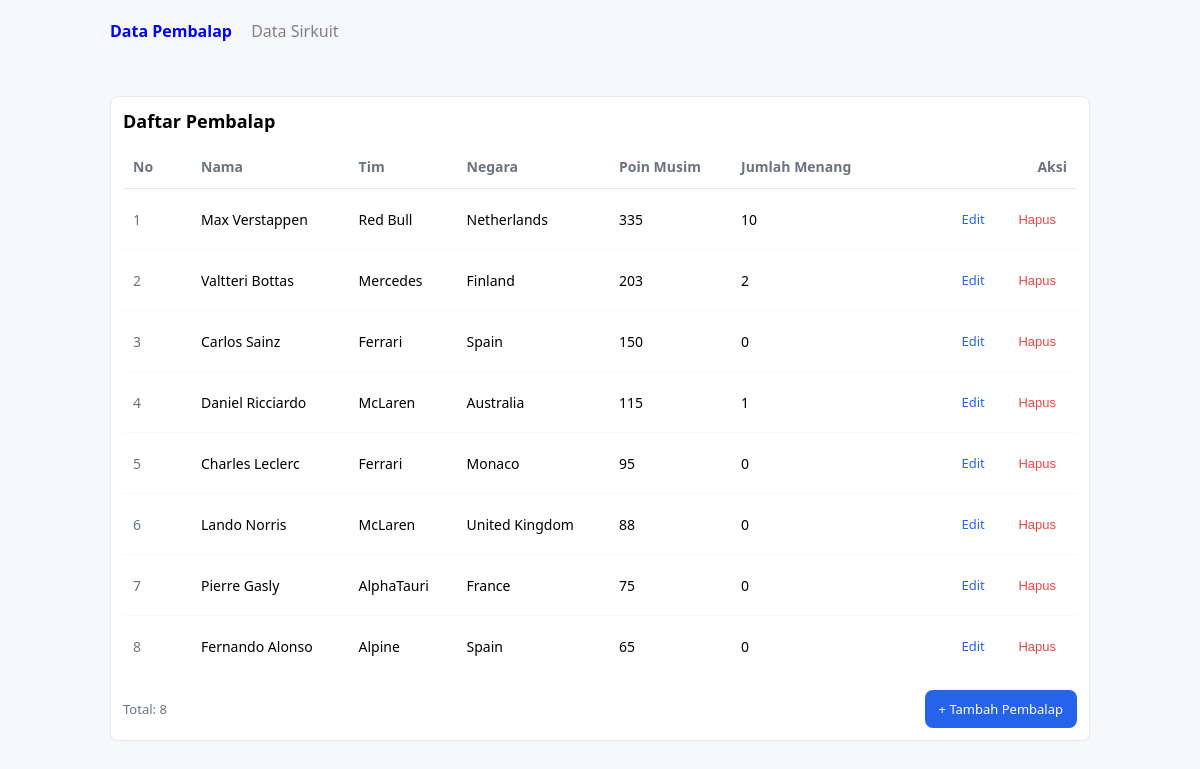
Screenshot of /Project/mvp_template/index.php with the database file from the repository.
### tables this page shows
CREATE TABLE `pembalap` (
  `id` int NOT NULL,
  `nama` varchar(255) NOT NULL,
  `tim` varchar(255) NOT NULL,
  `negara` varchar(255) NOT NULL,
  `poinMusim` int DEFAULT '0',
  `jumlahMenang` int DEFAULT '0'
);

### Project/mvp_template/models/DB.php (called while the page is built, shortened)
<?php
class DB{
    private $host = "localhost";
    private $db_name = "";
    private $username = "";
    private $password = "";
    private $conn;
    private $result;
    function __construct($host, $db_name, $username, $password) {
        $this->host = $host;
        $this->db_name = $db_name;
        $this->username = $username;
        $this->password = $password;
        $this->conn = $this->connect();
    }
    public function connect() {
        $conn = null;
        try {
            $dsn = "mysql:host={$this->host};dbname={$this->db_name};charset=utf8mb4";
            $options = [
                PDO::ATTR_ERRMODE => PDO::ERRMODE_EXCEPTION,
                PDO::ATTR_DEFAULT_FETCH_MODE => PDO::FETCH_ASSOC,
                PDO::ATTR_EMULATE_PREPARES => false,
            ];
            $conn = new PDO($dsn, $this->username, $this->password, $options);
        } catch (PDOException $exception) {
            throw new RuntimeException("Koneksi gagal: " . $exception->getMessage(), 0, $exception);
        }
        return $conn;
    }
    public function executeQuery($query, $params = []) {
        try {
            $stmt = $this->conn->prepare($query);
            $stmt->execute($params);
            $this->result = $stmt;
            return $stmt;
        } catch (PDOException $e) {
            throw new RuntimeException('Query gagal: ' . $e->getMessage(), 0, $e);
        }
    }
    public function getAllResult() {
        return $this->result->fetchAll(PDO::FETCH_ASSOC);
    }
}
?>

### Project/mvp_template/presenters/PresenterPembalap.php (called while the page is built, shortened)
<?php
include_once(__DIR__ . "/KontrakPresenter.php");
include_once(__DIR__ . "/../models/TabelPembalap.php");
include_once(__DIR__ . "/../models/Pembalap.php");
include_once(__DIR__ . "/../views/ViewPembalap.php");
class PresenterPembalap implements KontrakPresenter
{
    private $tabelPembalap;
    private $viewPembalap;
    private $listPembalap = [];
    public function __construct($tabelPembalap, $viewPembalap)
    {
        $this->tabelPembalap = $tabelPembalap;
        $this->viewPembalap = $viewPembalap;
    }
    public function initListPembalap()
    {
        $data = $this->tabelPembalap->getAllPembalap();
        $this->listPembalap = [];
        foreach ($data as $item) {
            $this->listPembalap[] = new Pembalap(
                $item['id'], $item['nama'], $item['tim'],
                $item['negara'], $item['poinMusim'], $item['jumlahMenang']
            );
        }
    }
    public function tampilkanPembalap(): string
    {
        $this->initListPembalap();
        return $this->viewPembalap->tampilPembalap($this->listPembalap);
    }
}
?>

### Project/mvp_template/models/TabelPembalap.php (called while the page is built, shortened)
<?php
include_once("models/DB.php");
class TabelPembalap extends DB implements KontrakModel
{
    public function getAllPembalap(): array
    {
        $query = "SELECT * FROM pembalap";
        $this->executeQuery($query);
        return $this->getAllResult();
    }
}
?>

### Project/mvp_template/models/Pembalap.php (called while the page is built, shortened)
<?php
class Pembalap{
    private $id;
    private $nama;
    private $tim;
    private $negara;
    private $poinMusim;
    private $jumlahMenang;
    public function __construct($id, $nama, $tim, $negara, $poinMusim, $jumlahMenang){
        $this->id = $id;
        $this->nama = $nama;
        $this->tim = $tim;
        $this->negara = $negara;
        $this->poinMusim = $poinMusim;
        $this->jumlahMenang = $jumlahMenang;
    }
    public function getId(){
        return $this->id;
    }
    public function getNama(){
        return $this->nama;
    }
    public function getTim(){
        return $this->tim;
    }
    public function getNegara(){
        return $this->negara;
    }
    public function getPoinMusim(){
        return $this->poinMusim;
    }
    public function getJumlahMenang(){
        return $this->jumlahMenang;
    }
}
?>

### Project/mvp_template/views/ViewPembalap.php (the view, shortened to what this page needs)
<?php
include_once ("models/Pembalap.php");
class ViewPembalap implements KontrakView{
    public function tampilPembalap($listPembalap): string {
        $tbody = '';
        $no = 1;
        foreach($listPembalap as $pembalap){
            $tbody .= '<tr>';
            $tbody .= '<td class="col-id">'. $no .'</td>';
            $tbody .= '<td>'. htmlspecialchars($pembalap->getNama()) .'</td>';
            $tbody .= '<td>'. htmlspecialchars($pembalap->getTim()) .'</td>';
            $tbody .= '<td>'. htmlspecialchars($pembalap->getNegara()) .'</td>';
            $tbody .= '<td>'. htmlspecialchars($pembalap->getPoinMusim()) .'</td>';
            $tbody .= '<td>'. htmlspecialchars($pembalap->getJumlahMenang()) .'</td>';
            $tbody .= '<td class="col-actions">
                    <a href="index.php?screen=edit&id='. $pembalap->getId() .'" class="btn btn-edit">Edit</a>
                    <button data-id="'. $pembalap->getId() .'" class="btn btn-delete">Hapus</button>
                  </td>';
            $tbody .= '</tr>';
            $no++;
        }
        $templatePath = __DIR__ . '/../template/skin.html';
        if (file_exists($templatePath)) {
            $template = file_get_contents($templatePath);
            $template = str_replace('', $tbody, $template);
            $total = count($listPembalap);
            $template = str_replace('Total:', 'Total: ' . $total, $template);
            return $template;
        }
        return $tbody;
    }
}
?>

### Project/mvp_template/index.php (shortened to what this page needs)
<?php
include_once("models/DB.php");
include_once("models/TabelPembalap.php");
include_once("views/ViewPembalap.php");
include_once("presenters/PresenterPembalap.php");
$dbHost = 'localhost';
$dbName = 'mvp_db';
$dbUser = 'root';
$dbPass = '';
$nav = $_GET['nav'] ?? $_POST['nav'] ?? 'pembalap';
if ($nav == 'pembalap') {
    $tabel = new TabelPembalap($dbHost, $dbName, $dbUser, $dbPass);
    $view = new ViewPembalap();
    $presenter = new PresenterPembalap($tabel, $view);
    $screen = $_GET['screen'] ?? 'list';
    echo '<div style="max-width:980px; margin:20px auto; padding:0 18px;">
            <a href="index.php?nav=pembalap" style="font-weight:bold; margin-right:15px; text-decoration:none; color:blue;">Data Pembalap</a>
            <a href="index.php?nav=sirkuit" style="margin-right:15px; text-decoration:none; color:gray;">Data Sirkuit</a>
          </div>';
    if ($screen == 'add') {
        echo $presenter->tampilkanFormPembalap();
    } elseif ($screen == 'edit' && isset($_GET['id'])) {
        echo $presenter->tampilkanFormPembalap($_GET['id']);
    } else {
        echo $presenter->tampilkanPembalap();
    }
}
?>

### rows the page displays
pembalap: nama "Max Verstappen", tim "Red Bull", negara "Netherlands", poinMusim "335", jumlahMenang "10"
pembalap: nama "Valtteri Bottas", tim "Mercedes", negara "Finland", poinMusim "203", jumlahMenang "2"
pembalap: nama "Carlos Sainz", tim "Ferrari", negara "Spain", poinMusim "150", jumlahMenang "0"
pembalap: nama "Daniel Ricciardo", tim "McLaren", negara "Australia", poinMusim "115", jumlahMenang "1"
pembalap: nama "Charles Leclerc", tim "Ferrari", negara "Monaco", poinMusim "95", jumlahMenang "0"
pembalap: nama "Lando Norris", tim "McLaren", negara "United Kingdom", poinMusim "88", jumlahMenang "0"
pembalap: nama "Pierre Gasly", tim "AlphaTauri", negara "France", poinMusim "75", jumlahMenang "0"
pembalap: nama "Fernando Alonso", tim "Alpine", negara "Spain", poinMusim "65", jumlahMenang "0"

### other values shown
$presenter->tampilkanPembalap() "Daftar Pembalap No Nama Tim Negara Poin Musim Jumlah Menang Aksi Total: 8 + Tambah Pembalap"
